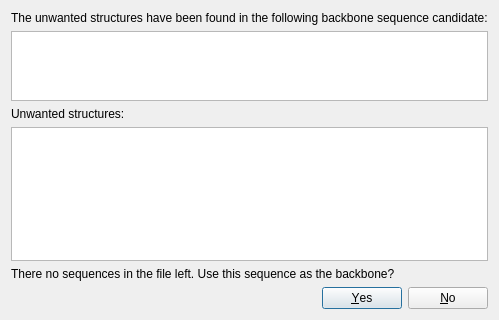
<?xml version="1.0" encoding="UTF-8"?>
<ui version="4.0">
 <class>UnwantedStructuresInBackboneDialog</class>
 <widget class="QDialog" name="UnwantedStructuresInBackboneDialog">
  <property name="geometry">
   <rect>
    <x>0</x>
    <y>0</y>
    <width>480</width>
    <height>320</height>
   </rect>
  </property>
  <property name="windowTitle">
   <string>PCR Primer Design for DNA Assembly</string>
  </property>
  <layout class="QVBoxLayout" name="verticalLayout" stretch="0,1,0,2,0,0">
   <item>
    <widget class="QLabel" name="sequenceLabel">
     <property name="text">
      <string>The unwanted structures have been found in the following backbone sequence candidate:</string>
     </property>
    </widget>
   </item>
   <item>
    <widget class="QTextEdit" name="sequenceTextEdit">
     <property name="html">
      <string>&lt;!DOCTYPE HTML PUBLIC &quot;-//W3C//DTD HTML 4.0//EN&quot; &quot;http://www.w3.org/TR/REC-html40/strict.dtd&quot;&gt;
&lt;html&gt;&lt;head&gt;&lt;meta name=&quot;qrichtext&quot; content=&quot;1&quot; /&gt;&lt;style type=&quot;text/css&quot;&gt;
p, li { white-space: pre-wrap; }
&lt;/style&gt;&lt;/head&gt;&lt;body style=&quot; font-family:'MS Shell Dlg 2'; font-size:8.25pt; font-weight:400; font-style:normal;&quot;&gt;
&lt;p style=&quot;-qt-paragraph-type:empty; margin-top:0px; margin-bottom:0px; margin-left:0px; margin-right:0px; -qt-block-indent:0; text-indent:0px;&quot;&gt;&lt;br /&gt;&lt;/p&gt;&lt;/body&gt;&lt;/html&gt;</string>
     </property>
    </widget>
   </item>
   <item>
    <widget class="QLabel" name="unwantedLabel">
     <property name="text">
      <string>Unwanted structures:</string>
     </property>
    </widget>
   </item>
   <item>
    <widget class="QTextEdit" name="unwantedTextEdit">
     <property name="readOnly">
      <bool>true</bool>
     </property>
     <property name="html">
      <string>&lt;!DOCTYPE HTML PUBLIC &quot;-//W3C//DTD HTML 4.0//EN&quot; &quot;http://www.w3.org/TR/REC-html40/strict.dtd&quot;&gt;
&lt;html&gt;&lt;head&gt;&lt;meta name=&quot;qrichtext&quot; content=&quot;1&quot; /&gt;&lt;style type=&quot;text/css&quot;&gt;
p, li { white-space: pre-wrap; }
&lt;/style&gt;&lt;/head&gt;&lt;body style=&quot; font-family:'MS Shell Dlg 2'; font-size:8.25pt; font-weight:400; font-style:normal;&quot;&gt;
&lt;p style=&quot;-qt-paragraph-type:empty; margin-top:12px; margin-bottom:0px; margin-left:0px; margin-right:0px; -qt-block-indent:0; text-indent:0px;&quot;&gt;&lt;br /&gt;&lt;/p&gt;&lt;/body&gt;&lt;/html&gt;</string>
     </property>
    </widget>
   </item>
   <item>
    <widget class="QLabel" name="questionLabel">
     <property name="text">
      <string>There no sequences in the file left. Use this sequence as the backbone?</string>
     </property>
    </widget>
   </item>
   <item>
    <widget class="QDialogButtonBox" name="buttonBox">
     <property name="orientation">
      <enum>Qt::Horizontal</enum>
     </property>
     <property name="standardButtons">
      <set>QDialogButtonBox::No|QDialogButtonBox::Yes</set>
     </property>
     <property name="centerButtons">
      <bool>false</bool>
     </property>
    </widget>
   </item>
  </layout>
 </widget>
 <resources/>
 <connections>
  <connection>
   <sender>buttonBox</sender>
   <signal>accepted()</signal>
   <receiver>UnwantedStructuresInBackboneDialog</receiver>
   <slot>accept()</slot>
   <hints>
    <hint type="sourcelabel">
     <x>248</x>
     <y>254</y>
    </hint>
    <hint type="destinationlabel">
     <x>157</x>
     <y>274</y>
    </hint>
   </hints>
  </connection>
  <connection>
   <sender>buttonBox</sender>
   <signal>rejected()</signal>
   <receiver>UnwantedStructuresInBackboneDialog</receiver>
   <slot>reject()</slot>
   <hints>
    <hint type="sourcelabel">
     <x>316</x>
     <y>260</y>
    </hint>
    <hint type="destinationlabel">
     <x>286</x>
     <y>274</y>
    </hint>
   </hints>
  </connection>
 </connections>
</ui>
